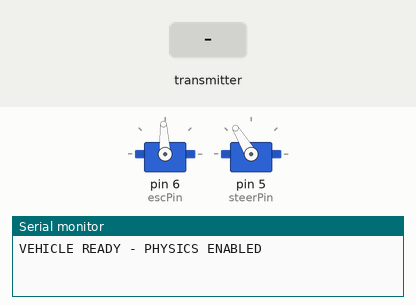
Simulated run of this sketch. Board: Arduino Uno, built with avr-gcc and run on an emulated ATmega328P. Shown: 2 × servo, the last lines printed to the serial monitor. Inputs (shaded band) come from the test bench. No radio packets arrive unless stated.

Above: at 4.2 s.
4.3 s: the transmitter starts sending s1 = 0
At 5.2 s:
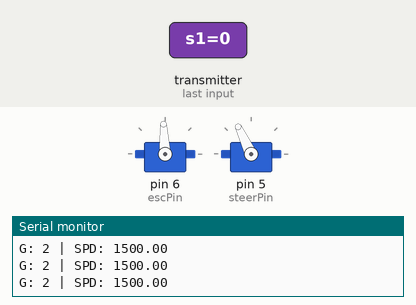
5.8 s: the transmitter starts sending steering = 256
At 6.3 s:
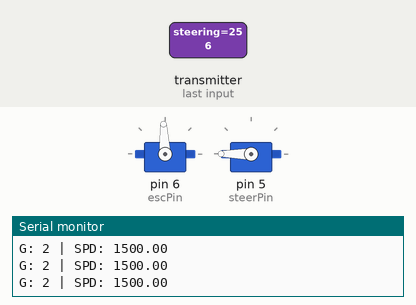
7.3 s: the transmitter starts sending accel = 256
10.3 s: the transmitter starts sending steering = 0
At 10.9 s:
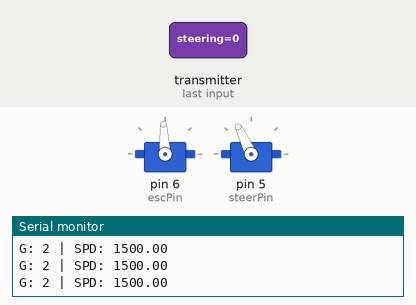
Timing chart, 0 to 12.8 s (numbered marks = the images above; inputs shaded):
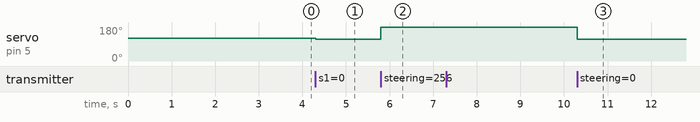

The sketch:

main_engine.ino
```cpp
#include <SPI.h>
#include <nRF24L01.h>
#include <RF24.h>
#include <Servo.h>

// -------- NRF24 --------
RF24 radio(7, 8);
const byte address[6] = "00001";

// -------- SERVOS --------
Servo esc;
Servo steering;

const int escPin = 6;
const int steerPin = 5;

// -------- STRUCT --------
struct Telemetry {
  uint8_t s1, s2, s3, s4;
  uint16_t brake;
  uint16_t accel;
  int16_t steering;
  bool fastMode;
};

Telemetry data;

// -------- PEDAL CALIBRATION --------
const int pedalMin = 170;
const int pedalMax = 700;
const int deadzone = 20;

// -------- ESC VALUES --------
int ESC_FORWARD_MAX = 1600;
int ESC_REVERSE_MAX = 1400;
const int ESC_NEUTRAL = 1500;

// -------- PHYSICS CONSTANTS (TUNE THESE) --------
float virtualSpeed = 1500.0;   // The "Momentum" of the car
float rollingResistance = 0.1; // How much speed is lost to air/friction (Neutral)
float engineBraking = 0.4;    // Extra drag when in gear but off the gas
float brakingForce = 3.5;     // Strength of the brake pedal
float accelerationRate = 2.5; // How fast the engine pushes the car

// -------- STATE --------
enum Gear { PARK, REVERSE, NEUTRAL, DRIVE };
Gear currentGear = PARK;
unsigned long lastReceiveTime = 0;

// -------- SETUP --------
void setup() {
  Serial.begin(9600);

  esc.attach(escPin);
  steering.attach(steerPin);

  // Calibration sequence for ESC
  esc.writeMicroseconds(ESC_NEUTRAL);
  steering.write(121);
  delay(3000);

  radio.begin();
  radio.openReadingPipe(0, address);
  radio.setPALevel(RF24_PA_LOW);
  radio.startListening();

  Serial.println("VEHICLE READY - PHYSICS ENABLED");
}

// -------- GEAR SELECT --------
Gear getGear() {
  if (data.s1 == HIGH) return PARK;
  if (data.s2 == HIGH) return REVERSE;
  if (data.s3 == HIGH) return NEUTRAL;
  if (data.s4 == HIGH) return DRIVE;
  return NEUTRAL;
}

// -------- LOOP --------
void loop() {

  if (radio.available()) {
    radio.read(&data, sizeof(data));
    lastReceiveTime = millis();

    currentGear = getGear();

    // Update Speed Limits
    if (data.fastMode) {
      ESC_FORWARD_MAX = 1850;
      ESC_REVERSE_MAX = 1150;
    } else {
      ESC_FORWARD_MAX = 1650;
      ESC_REVERSE_MAX = 1350;
    }

    // -------- STEERING (Direct Control) --------
    int angle = map(data.steering, -100, 100, 60, 170);
    steering.write(angle);

    // -------- PEDAL PROCESSING --------
    int accelVal = constrain(data.accel, pedalMin, pedalMax);
    int brakeVal = constrain(data.brake, pedalMin, pedalMax);

    // Apply deadzone
    if (accelVal < pedalMin + deadzone) accelVal = pedalMin;
    if (brakeVal < pedalMin + deadzone) brakeVal = pedalMin;

    float accelNorm = (float)(accelVal - pedalMin) / (pedalMax - pedalMin);
    float brakeNorm = (float)(brakeVal - pedalMin) / (pedalMax - pedalMin);

    // -------- PHYSICS ENGINE --------
    float appliedForce = 0;

    switch (currentGear) {

      case DRIVE:
        appliedForce = accelNorm * accelerationRate;
        // Apply engine braking if no throttle is applied
        if (accelNorm < 0.01 && virtualSpeed > ESC_NEUTRAL) {
          virtualSpeed -= engineBraking;
        }
        break;

      case REVERSE:
        appliedForce = -accelNorm * (accelerationRate * 0.85); // Reverse is usually slower
        // Apply engine braking in reverse
        if (accelNorm < 0.01 && virtualSpeed < ESC_NEUTRAL) {
          virtualSpeed += engineBraking;
        }
        break;

      case NEUTRAL:
        appliedForce = 0; // No engine power
        break;

      case PARK:
        appliedForce = 0;
        // Park acts as a strong permanent brake
        if (virtualSpeed > ESC_NEUTRAL) virtualSpeed -= 5.0;
        else if (virtualSpeed < ESC_NEUTRAL) virtualSpeed += 5.0;
        break;
    }

    // Update Virtual Speed with Engine Force
    virtualSpeed += appliedForce;

    // Apply Brake Pedal (Affects whatever speed we currently have)
    if (brakeNorm > 0.05) {
      float totalBrake = brakeNorm * brakingForce;
      if (virtualSpeed > ESC_NEUTRAL) virtualSpeed -= totalBrake;
      else if (virtualSpeed < ESC_NEUTRAL) virtualSpeed += totalBrake;
    }

    // Natural Rolling Resistance (Always happens)
    if (virtualSpeed > ESC_NEUTRAL) virtualSpeed -= rollingResistance;
    else if (virtualSpeed < ESC_NEUTRAL) virtualSpeed += rollingResistance;

    // Zero-out jitter (Stop the car from creeping at 1500.5 etc)
    if (abs(virtualSpeed - ESC_NEUTRAL) < 1.0) virtualSpeed = ESC_NEUTRAL;

    // Final Constraints
    virtualSpeed = constrain(virtualSpeed, ESC_REVERSE_MAX, ESC_FORWARD_MAX);

    // Write to ESC
    esc.writeMicroseconds((int)virtualSpeed);

    // -------- DEBUG --------
    static unsigned long lastLog = 0;
    if (millis() - lastLog > 100) {
      Serial.print("G: "); Serial.print(currentGear);
      Serial.print(" | SPD: "); Serial.println(virtualSpeed);
      lastLog = millis();
    }
  }

  // -------- FAILSAFE --------
  if (millis() - lastReceiveTime > 500) {
    virtualSpeed = ESC_NEUTRAL;
    esc.writeMicroseconds(ESC_NEUTRAL);
    steering.write(121);
  }
}
```

Measured:
- after the input at 4.3 s, servo on pin 5 (steerPin): 121° → 115° at once
- after the input at 5.8 s, servo on pin 5 (steerPin): 115° → 180° at once
- after the input at 10.3 s, servo on pin 5 (steerPin): 180° → 115° at once
